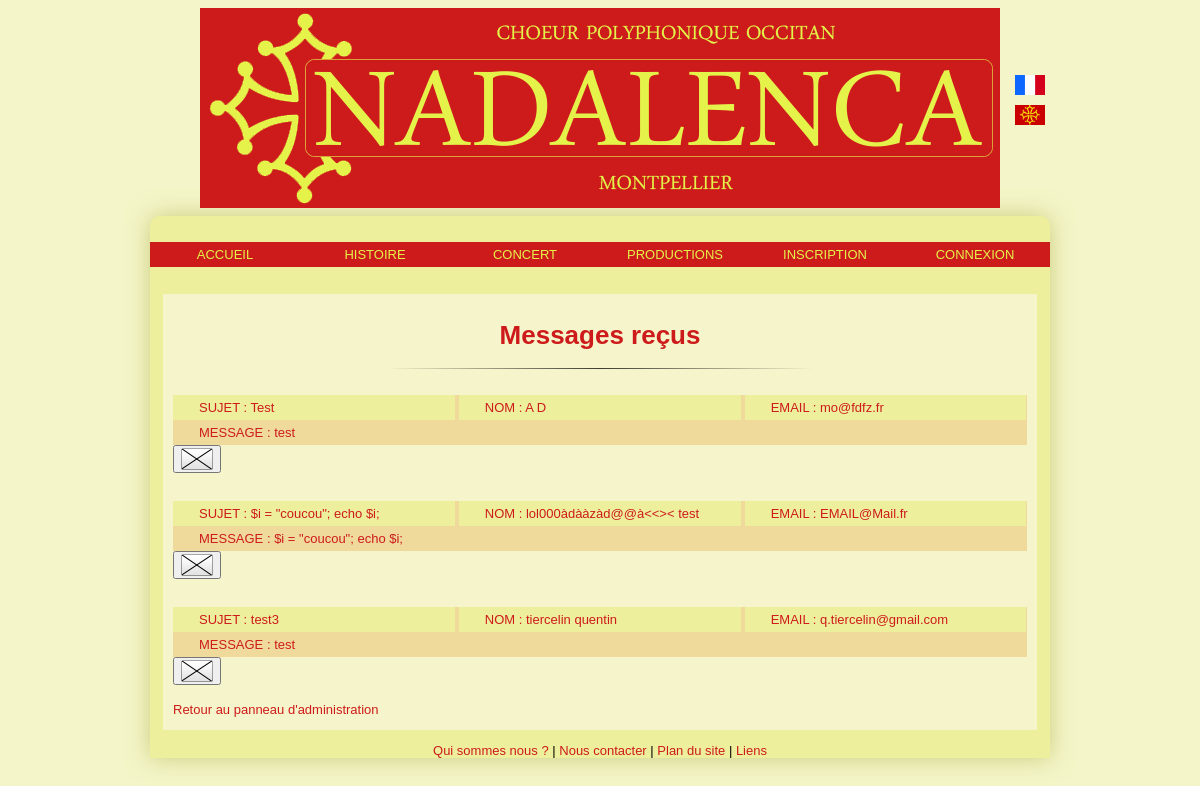
Page /Controleur/controlMessagesrecus.php on the earlier database version.
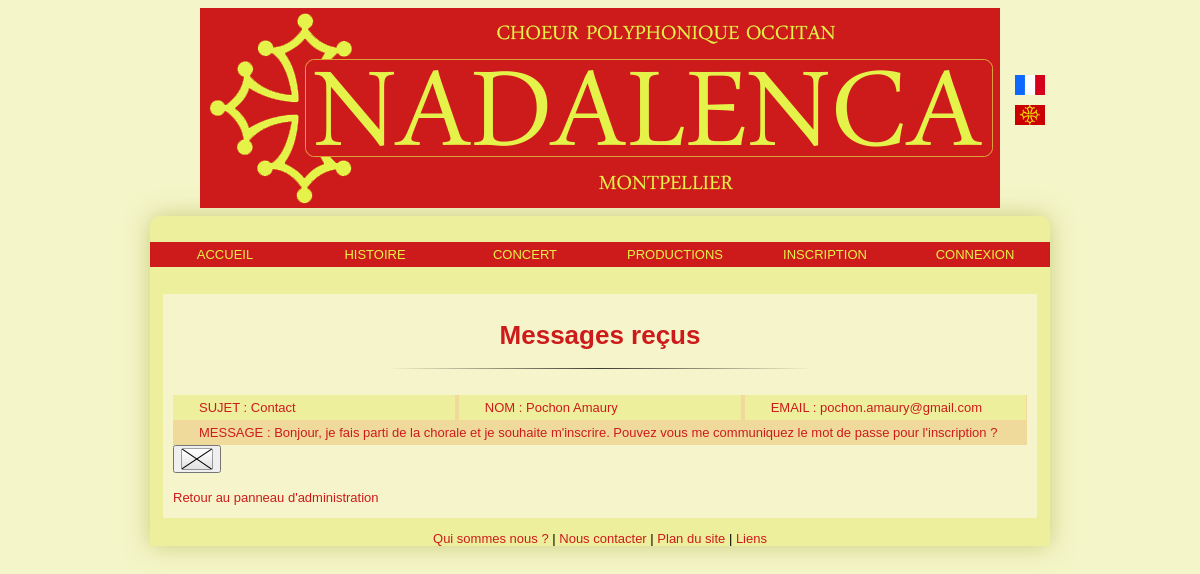
Same page on the later database version.
### tables this page shows
CREATE TABLE IF NOT EXISTS `message` (
  `idM` int(11) NOT NULL AUTO_INCREMENT,
  `nomM` varchar(255) NOT NULL,
  `prenomM` varchar(255) NOT NULL,
  `emailM` varchar(255) NOT NULL,
  `sujetM` varchar(255) NOT NULL,
  `messageM` varchar(255) NOT NULL,
  `dateM` varchar(30) NOT NULL,
  PRIMARY KEY (`idM`)
);

### Vue/viewMessagesrecus2.php (the view)
<h1>Messages reçus</h1>
<hr />
<?php
include("../Modele/Message.php");
	while ($tuple = mysql_fetch_array($res))
	{
$i = $tuple['idM'];?>
		<div class="container_message">
			<div class="gauche_message">
				<p>SUJET : <?php echo "$tuple[sujetM]"; ?></p>
			</div>
			<div class="milieu_message">
				<p>NOM : <?php echo "$tuple[nomM] $tuple[prenomM]"; ?></p>
			</div>
			<div class="droite_message">
				<p>EMAIL : <?php echo "$tuple[emailM]"; ?></p>
			</div>
			<div class="dessous_message">
				<p>MESSAGE : <?php echo "$tuple[messageM]"; ?></p>
			</div>
			<div class="suppr_message">
			<?php echo "<td><button type=" . " \"button\" " . "onclick= \"verif($i)\" " . "><img src='../Images/remove.png'  alt='Image Suppression Message'/>
        </button></td></tr>";?>
			</div>
		</div>
		<br/>
<?php
	}
		?>
	<br />
	<a href="../Controleur/controlAdministrateur.php">Retour au panneau d'administration</a>

Differences in the rows shown:
removed message: sujetM "Test", nomM "A", prenomM "D", emailM "mo@fdfz.fr", messageM "test"
removed message: sujetM "$i = \"coucou\"; echo $i;", nomM "lol000àdààzàd@@à<<><", prenomM "test", emailM "EMAIL@Mail.fr", messageM "$i = \"coucou\"; echo $i;"
removed message: sujetM "test3", nomM "tiercelin", prenomM "quentin", emailM "q.tiercelin@gmail.com", messageM "test"
added message: sujetM "Contact", nomM "Pochon", prenomM "Amaury", emailM "pochon.amaury@gmail.com", messageM "Bonjour, je fais parti de la chorale et je souhaite m'inscrire. Pouvez vous me communiquez le mot de passe pour l'inscription ?"
